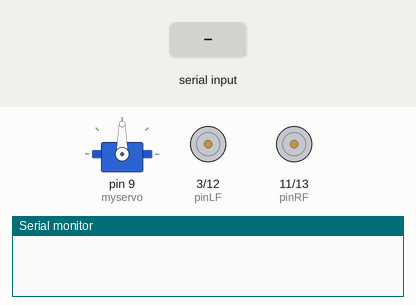
Simulated run of this sketch. Board: Arduino Uno, built with avr-gcc and run on an emulated ATmega328P. Parts: servo, motor-driver pin pairs drawn as motors (green arrow = first pin HIGH = forward, orange = second pin HIGH = backward, longer = more drive), the last lines printed to the serial monitor. Inputs (shaded band) come from the test bench.

Above: at 1.2 s.
1.3 s: "left" received over Serial
At 4.2 s:
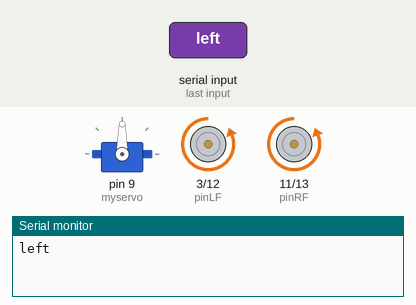
4.3 s: "right" received over Serial
At 6.1 s:
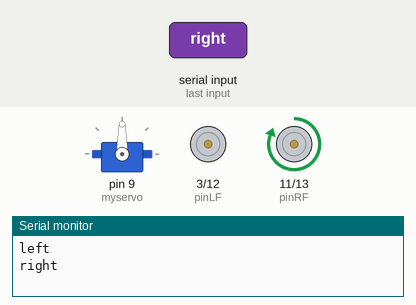
At 6.7 s:
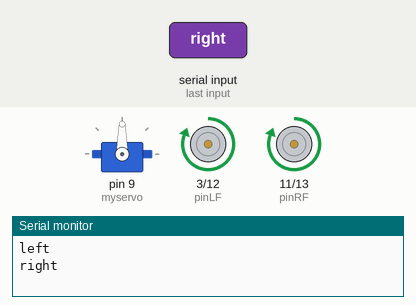
Timing chart, 0 to 8.3 s (numbered marks = the images above; inputs shaded):
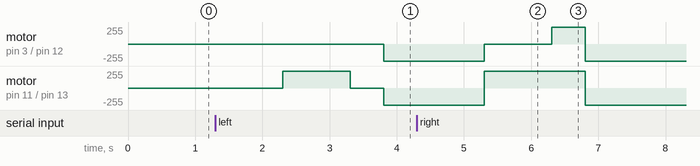

The sketch:

ArduinoCode.ino
```cpp
#include <Servo.h>

int pinLB=12;		//define pin 12
int pinLF=3;		//define pin 3
int pinRB=13;		//define pin 13
int pinRF=11;		//define pin 11
String val;	//temp variables
Servo myservo;		//set myservo

void setup(){
	Serial.begin(9600);			//define motor output pin
	pinMode(pinLB,OUTPUT);		//pin 12
	pinMode(pinLF,OUTPUT);		//pin 3 (PWM)
	pinMode(pinRB,OUTPUT);		//pin 13
	pinMode(pinRF,OUTPUT);		//pin 11 (PWM)
	myservo.attach(9);		//define servo motor output pin to D9 (PWM)
}

void right(){
  //This stuff go forward
	digitalWrite(pinLB,HIGH);
	digitalWrite(pinRB,LOW);
	analogWrite(pinLF,255);
	analogWrite(pinRF,255);
	delay(1000);
  //This turn right
	digitalWrite(pinLB,LOW);
	digitalWrite(pinRB,LOW);
	analogWrite(pinLF,255);
	analogWrite(pinRF,255);
	delay(500);			//wait 2 second and stop
	digitalWrite(pinLB,HIGH);
	digitalWrite(pinRB,HIGH);
	analogWrite(pinLF,0);
	analogWrite(pinRF,0);
}

void left(){
  //This stuff go forward
  digitalWrite(pinLB,HIGH);
  digitalWrite(pinRB,LOW);
  analogWrite(pinLF,255);
  analogWrite(pinRF,255);
  delay(1000);
  //This turn left
  digitalWrite(pinLB,HIGH);
  digitalWrite(pinRB,HIGH);
  analogWrite(pinLF,255);
  analogWrite(pinRF,255);


  delay(500);     //wait 2 second and stop
  digitalWrite(pinLB,HIGH);
  digitalWrite(pinRB,HIGH);
  analogWrite(pinLF,0);
  analogWrite(pinRF,0);
}


void loop(){
	//I read the variable from the bluetooth serializable port
	val=Serial.readString();
  Serial.println(val);
	if(val=="left")left();
	if(val=="right")right();
}
```

Measured:
- after the input at 1.3 s, motor on pin 3 (pinLF) / pin 12 (pinLB): stopped → backward 255/255 after 2.5 s; motor on pin 11 (pinRF) / pin 13 (pinRB): stopped → forward 255/255 after 1.0 s, → stopped 1.0 s later, → backward 255/255 0.50 s later
- after the input at 4.3 s, motor on pin 3 (pinLF) / pin 12 (pinLB): backward 255/255 → stopped after 1.0 s, → forward 255/255 1.0 s later, → backward 255/255 0.50 s later; motor on pin 11 (pinRF) / pin 13 (pinRB): backward 255/255 → forward 255/255 after 1.0 s, → backward 255/255 1.5 s later
